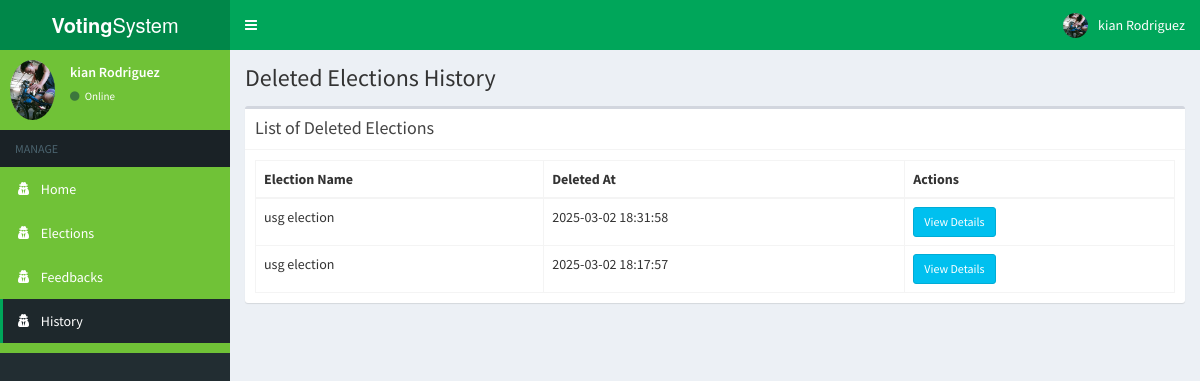
The page /admin/history.php (signed in) on the database its author committed.
### tables this page shows
CREATE TABLE `history` (
  `id` int(11) NOT NULL,
  `election_title` varchar(255) NOT NULL,
  `deleted_at` datetime DEFAULT current_timestamp(),
  `candidates` text DEFAULT NULL,
  `voters` text DEFAULT NULL,
  `votes` text DEFAULT NULL,
  `positions` text DEFAULT NULL
);

### admin/includes/session.php (called while the page is built, shortened)
<?php
	include 'includes/conn.php';
	if(!isset($_SESSION['admin']) || empty($_SESSION['admin'])) {
		header('location: index.php');
		exit();
	}
	 else {
		$sql = "SELECT * FROM admin WHERE id = '".$_SESSION['admin']."'";
		$query = $conn->query($sql);
		$user = $query->fetch_assoc();
	}
?>

### admin/history.php (the view, shortened to what this page needs)
<?php
include 'includes/session.php';
include 'includes/header.php';
?>
<body class="hold-transition skin-green sidebar-mini">
<div class="wrapper">
  <?php include 'includes/navbar.php'; ?>
  <?php include 'includes/menubar1.php'; ?>
  <div class="content-wrapper">
    <section class="content-header">
      <h1>Deleted Elections History</h1>
    </section>
    <section class="content">
      <div class="row">
        <div class="col-xs-12">
          <div class="box">
            <div class="box-header with-border">
              <h3 class="box-title">List of Deleted Elections</h3>
            </div>
            <div class="box-body">
              <table class="table table-bordered">
                <thead>
                  <th>Election Name</th>
                  <th>Deleted At</th>
                  <th>Actions</th>
                </thead>
                <tbody>
                  <?php
                    $sql = "SELECT * FROM history ORDER BY deleted_at DESC";
                    $result = $conn->query($sql);
                    while($row = $result->fetch_assoc()){
                      echo "
                        <tr>
                          <td>".$row['election_title']."</td>
                          <td>".$row['deleted_at']."</td>
                          <td>
                            <button class='btn btn-info btn-sm view-history' data-id='".$row['id']."'>View Details</button>
                          </td>
                        </tr>";
                    }
                  ?>
                </tbody>
              </table>
            </div>
          </div>
        </div>
      </div>
    </section>
  </div>
</div>
</body>
</html>

### admin/includes/header.php (shortened to what this page needs)
<!DOCTYPE html>
<html>
<head>
  	<link rel="stylesheet" href="../bower_components/bootstrap/dist/css/bootstrap.min.css">
    <link rel="stylesheet" href="../plugins/iCheck/all.css">
  	<link rel="stylesheet" href="../bower_components/font-awesome/css/font-awesome.min.css">
  	<link rel="stylesheet" href="../dist/css/AdminLTE.min.css">
    <link rel="stylesheet" href="../bower_components/datatables.net-bs/css/dataTables.bootstrap.min.css">
    <link rel="stylesheet" href="../bower_components/bootstrap-daterangepicker/daterangepicker.css">
    <link rel="stylesheet" href="../plugins/timepicker/bootstrap-timepicker.min.css">
    <link rel="stylesheet" href="../bower_components/bootstrap-datepicker/dist/css/bootstrap-datepicker.min.css">
    <link rel="stylesheet" href="../dist/css/skins/skin-green.min.css">
</head>
</html>

### admin/includes/navbar.php (shortened to what this page needs)
<header class="main-header">
  <a href="#" class="logo">
    <span class="logo-lg"><b>Voting</b>System</span>
  </a>
  <nav class="navbar navbar-static-top">
    <a href="#" class="sidebar-toggle" data-toggle="push-menu" role="button">
    </a>
    <div class="navbar-custom-menu">
      <ul class="nav navbar-nav">
        <li class="dropdown user user-menu">
          <a href="#" class="dropdown-toggle" data-toggle="dropdown">
            <img src="<?php echo (!empty($user['photo'])) ? '../images/'.$user['photo'] : '../images/profile.jpg'; ?>" class="user-image" alt="User Image">
            <span class="hidden-xs"><?php echo $user['firstname'].' '.$user['lastname']; ?></span>
          </a>
        </li>
      </ul>
    </div>
  </nav>
</header>

### admin/includes/menubar1.php (shortened to what this page needs)
<aside class="main-sidebar">
  <section class="sidebar" style="background-color: #70C237; color: #fff;">
    <div class="user-panel">
      <div class="pull-left image">
        <img src="<?php echo (!empty($user['photo'])) ? '../images/'.$user['photo'] : '../images/profile.jpg'; ?>" class="img-circle" alt="User Image">
      </div>
      <div class="pull-left info">
        <p><?php echo $user['firstname'].' '.$user['lastname']; ?></p>
        <a><i class="fa fa-circle text-success"></i> Online</a>
      </div>
    </div>
    <ul class="sidebar-menu" data-widget="tree">
      <li class="header">MANAGE</li>
      <li class=""><a href="home.php" style="color: #fff;"><i class="fa fa-user-secret"></i> <span>Home</span></a></li>
      <li class=""><a href="sub_admins.php" style="color: #fff;"><i class="fa fa-user-secret"></i> <span>Elections</span></a></li>
      <li class=""><a href="feedback.php" style="color: #fff;"><i class="fa fa-user-secret"></i> <span>Feedbacks</span></a></li>
      <li class=""><a href="history.php" style="color: #fff;"><i class="fa fa-user-secret"></i> <span>History</span></a></li>
  </ul>
  </section>
</aside>

### rows shown on the page
history: election_title "usg election", deleted_at "2025-03-02 18:31:58"
history: election_title "usg election", deleted_at "2025-03-02 18:17:57"

### other values the page prints
$user['firstname'] "kian"
$user['lastname'] "Rodriguez"
